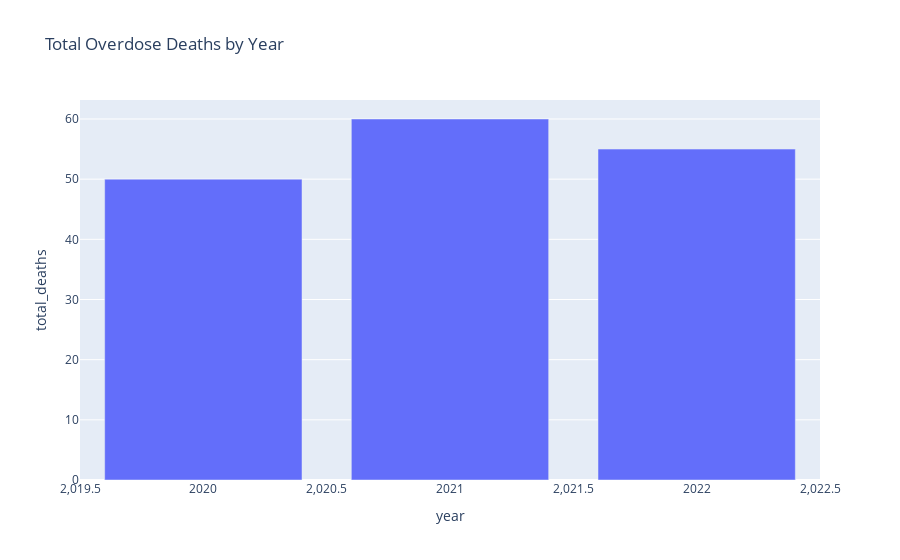

The notebook cell this image was saved under:
### Code cell
fig2 = px.bar(df2, x='year', y='total_deaths', title='Total Overdose Deaths by Year') 
fig2.show()

### Figure 1 — Plotly figure (JSON) as saved in the notebook; plotly's stock layout.template omitted (floating-point values rounded to 4 significant figures)
{"data": [{"alignmentgroup": "True", "hovertemplate": "year=%{x}<br>total_deaths=%{y}<extra></extra>", "legendgroup": "", "marker": {"color": "#636efa", "pattern": {"shape": ""}}, "name": "", "offsetgroup": "", "orientation": "v", "showlegend": false, "textposition": "auto", "type": "bar", "x": [2020, 2021, 2022], "xaxis": "x", "y": [50, 60, 55], "yaxis": "y"}], "layout": {"autosize": true, "barmode": "relative", "legend": {"tracegroupgap": 0}, "title": {"text": "Total Overdose Deaths by Year"}, "xaxis": {"anchor": "y", "autorange": true, "domain": [0, 1], "range": [2020.0, 2022.0], "title": {"text": "year"}, "type": "linear"}, "yaxis": {"anchor": "x", "autorange": true, "domain": [0, 1], "range": [0, 63.16], "title": {"text": "total_deaths"}, "type": "linear"}}}
